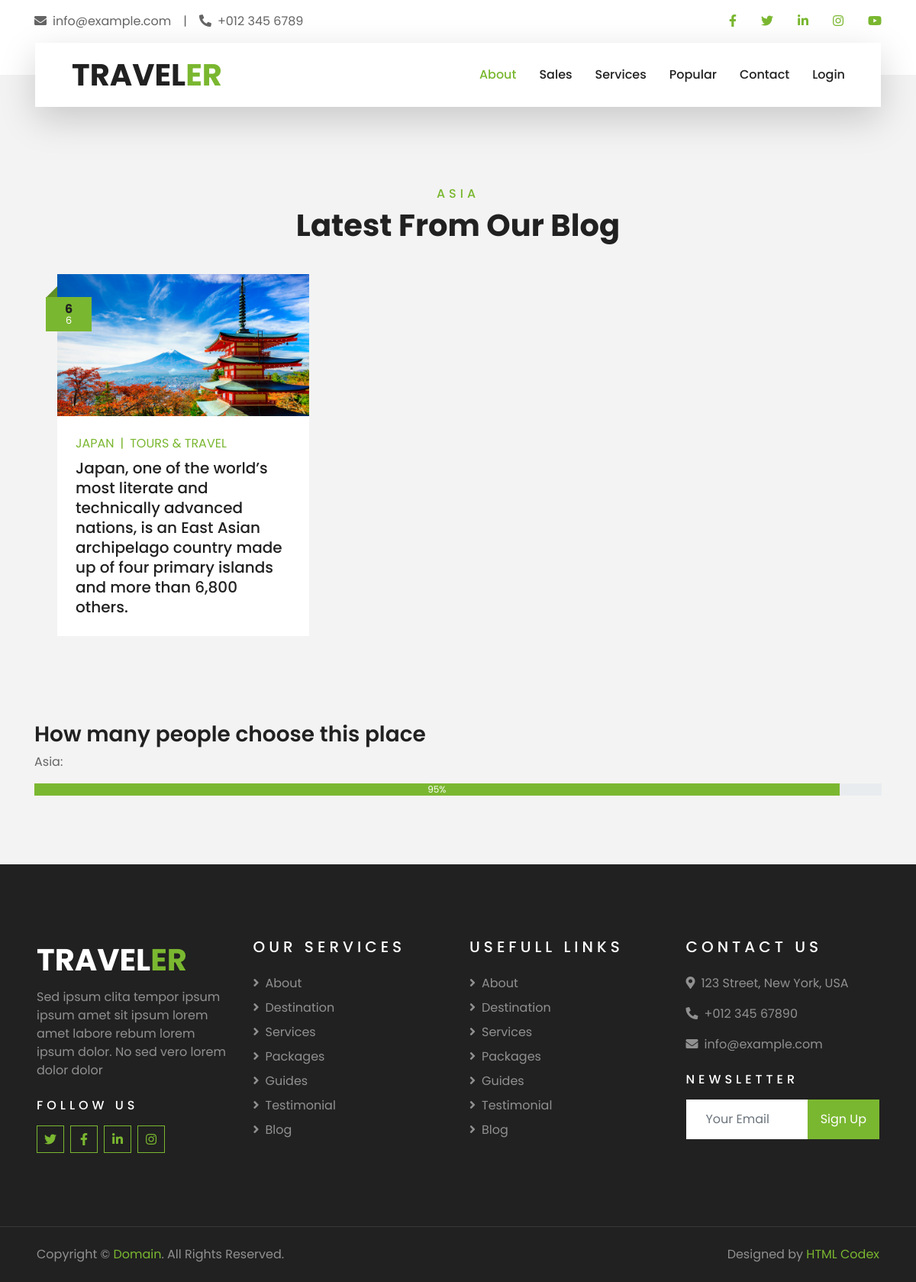
The page /asia on the database its author committed.
### tables this page shows
CREATE TABLE `blog` (
  `id` int NOT NULL,
  `d_id` int NOT NULL,
  `text` text NOT NULL,
  `img` text NOT NULL,
  `datee` date NOT NULL
);

CREATE TABLE `davlat` (
  `id` int NOT NULL,
  `davlat` text NOT NULL,
  `img` varchar(8) NOT NULL
);

### config/routes.php (called while the page is built)
<?php
return array(
    'services'=>'main/services',
    'user/register'=>'user/register',
    'user/login'=>'user/login',
    'cabinet/edit/([0-9]+)'=>'cabinet/edit/$1',
    'cabinet/delete/([0-9]+)'=>'cabinet/delete/$1',
     'cabinet/create'=>'cabinet/create',
     'cabinet'=>'cabinet/index',
     'about'=>'main/about',
    'sales'=>'main/sales',
    'main'=>'main/index',
    'popular'=>'main/popular',
    'testimonial'=>'main/testimonial',
    'map'=>'main/map',
    'europe'=>'main/europe',
    'america'=>'main/america',
    'australia'=>'main/australia',
    'asia'=>'main/asia',
    ''=>'main/about'
)
?>

### controllers/MainController.php (called while the page is built, shortened)
<?php
include_once "./models/Tours.php";
class MainController{
public function actionAsia(){
  $getAsia=Tours::getAsia();
  include_once "./views/blogs/asia.php";
return true;
}
}
?>

### index.php (called while the page is built, shortened)
<?php
include_once 'views/blogs/header.php';
?>
<?php
require_once(ROOT.'/components/Router.php');
$router = new Router();
$router->run();
?>
<?php
include_once 'views/blogs/footer.php';
?>

### models/Tours.php (called while the page is built, shortened)
<?php
    class Tours{
        public static function getAsia(){
            $db = Db::getConnection();
            $asia = [];
            $result = $db->query('SELECT * FROM `blog`, davlat WHERE davlat.id=6 AND  blog.id=2 LIMIT 3;');
            $i = 0;
            while ($row = $result->fetch()){
                $asia[$i]['id'] = $row['id'];
                $asia[$i]['d_id'] = $row['d_id'];
                $asia[$i]['text'] = $row['text'];
                $asia[$i]['img'] = $row['img'];
                $asia[$i]['davlat'] = $row['davlat'];
                $i++;
            }
            return $asia;
        }
    }
?>

### views/blogs/asia.php (the view, shortened to what this page needs)
<?php
include_once 'views/blogs/header.php';
?>
<div class="container">
<div class="container-fluid py-5">
        <div class="container pt-5 pb-3">
            <div class="text-center mb-3 pb-3">
                <h6 class="text-primary text-uppercase" style="letter-spacing: 5px;">Asia</h6>
                <h1>Latest From Our Blog</h1>
            </div>
            <div class="row pb-3">
            <?php
                foreach ($getAsia as $asia) {
                ?>
                <div class="col-lg-4 col-md-6 mb-4 pb-2">
                    <div class="blog-item">
                        <div class="position-relative">
                            <img class="img-fluid w-100" src="assets/img/<?=$asia['img']?>" alt="">
                            <div class="blog-date">
                                <h6 class="font-weight-bold mb-n1"><?=$asia['id']?></h6>
                                <small class="text-white text-uppercase"><?=$asia['id']?></small>
                            </div>
                        </div>
                        <div class="bg-white p-4">
                            <div class="d-flex mb-2">
                                <a class="text-primary text-uppercase text-decoration-none" href=""><?=$asia['davlat']?></a>
                                <span class="text-primary px-2">|</span>
                                <a class="text-primary text-uppercase text-decoration-none" href="">Tours & Travel</a>
                            </div>
                            <a class="h5 m-0 text-decoration-none" href=""><?=$asia['text']?></a>
                        </div>
                    </div>
                </div>
               <?php
            }
            ?>
            </div>
        </div>
    </div>
    <h3>How many people choose this place</h3>
    <p>Asia:</p>
    <div class="progress" role="progressbar" aria-label="Example with label" aria-valuenow="25" aria-valuemin="0" aria-valuemax="100">
  <div class="progress-bar" style="width: 95%">95%</div>
</div>
</div>
<?php
include_once 'views/blogs/footer.php';
?>

### components/Router.php (shortened to what this page needs)
<?php
class Router{
private $routes;
public function __construct()
{
    $routesPath = ROOT.'/config/routes.php';
    $this->routes = include($routesPath);
}
public function getUrl(){
    if (!empty($_SERVER['REQUEST_URI'])) {
        return trim($_SERVER['REQUEST_URI'],'/');
    }
}
public function run(){
$uri = $this->getUrl();
foreach ($this->routes as $uriPattern => $path) {
    if(preg_match("~$uriPattern~",$uri)){
        $tashqi = preg_replace("~$uriPattern~",$path,$uri);
        $qiymat = explode('/',$tashqi);
        $controlllernomi = array_shift($qiymat).'Controller';
        $metodnomi = 'action'.ucfirst(array_shift($qiymat));
        $parametr = $qiymat;
        $controllerObyekt = new $controlllernomi;
        $result = call_user_func_array(array($controllerObyekt,$metodnomi),$parametr);
        if($result != null){
            break;
        }
    }
}
}
}
?>

### rows shown on the page
blog: davlat.img (picture), davlat.id "6", davlat.davlat "JAPAN", text "Japan, one of the world’s most literate and technically advanced nations, is an East Asian archipelago country made up of four primary islands and more than 6,800 others."
